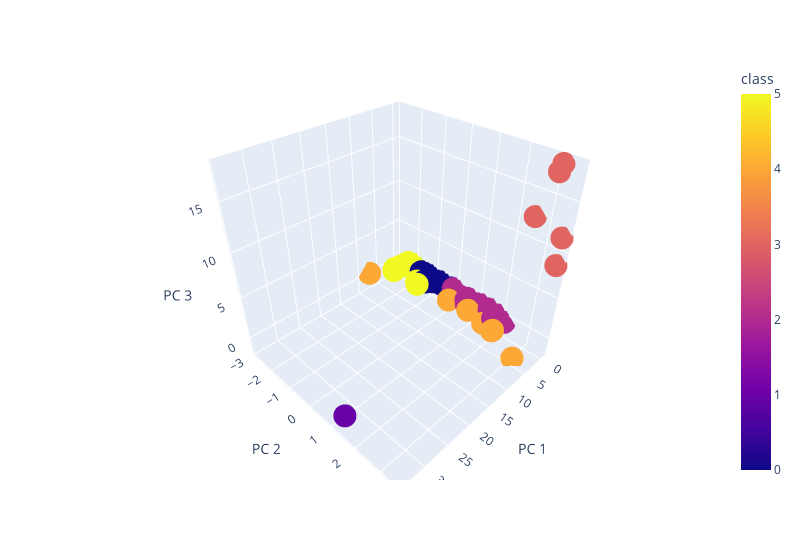

The notebook cell this image was saved under:
### Markdown cell above
### Visualizing Results

#### 3D-Scatter with Clusters

### Code cell
# Create a 3D-Scatter with the PCA data and the clusters
fig = px.scatter_3d(
    clustered_df,
    x="PC 1",
    y="PC 2",
    z="PC 3",
    color="class",
    width=800,
)
#fig.update_layout(legend=dict(x=0, y=1))
fig.show()

### Figure 1 — Plotly figure (JSON) as saved in the notebook; plotly's stock layout.template omitted (floating-point values rounded to 4 significant figures; data arrays with more than 128 entries replaced by an {"elided": "..."} marker saying what was removed)
{"data": [{"hovertemplate": "PC 1=%{x}<br>PC 2=%{y}<br>PC 3=%{z}<br>class=%{marker.color}<extra></extra>", "legendgroup": "", "marker": {"color": {"elided": "532 int values"}, "coloraxis": "coloraxis", "symbol": "circle"}, "mode": "markers", "name": "", "scene": "scene", "showlegend": false, "type": "scatter3d", "x": {"elided": "532 float values"}, "y": {"elided": "532 float values"}, "z": {"elided": "532 float values"}}], "layout": {"coloraxis": {"colorbar": {"title": {"text": "class"}}, "colorscale": [[0, "#0d0887"], [0.1111, "#46039f"], [0.2222, "#7201a8"], [0.3333, "#9c179e"], [0.4444, "#bd3786"], [0.5556, "#d8576b"], [0.6667, "#ed7953"], [0.7778, "#fb9f3a"], [0.8889, "#fdca26"], [1, "#f0f921"]]}, "legend": {"tracegroupgap": 0}, "margin": {"t": 60}, "scene": {"domain": {"x": [0, 1], "y": [0, 1]}, "xaxis": {"title": {"text": "PC 1"}}, "yaxis": {"title": {"text": "PC 2"}}, "zaxis": {"title": {"text": "PC 3"}}}, "width": 800}}
